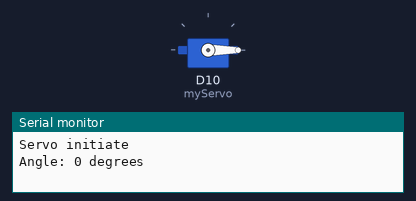
A program run on a simulated Arduino Uno R4 WiFi. On the bench: servo, the last lines printed to the serial monitor.

Above: at 0.05 s.
At 4.45 s:
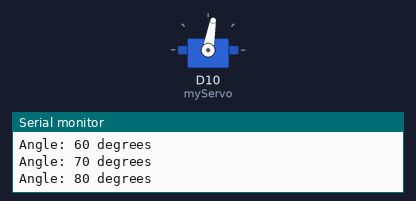
At 8.95 s:
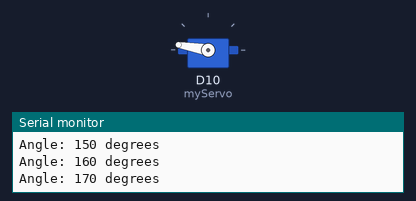
At 17.95 s:
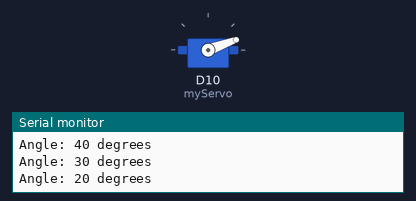
Timing chart, 0 to 24.7 s (numbered marks = the images above):
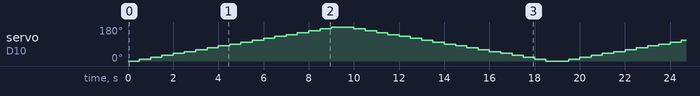

The program:

main.cpp
```cpp
#include <Arduino.h>
#include <Servo.h>
Servo myServo;
void setup() {
// write your initialization code here
    Serial.begin(9600);
    myServo.attach(10); // Attach servo to pin 10
    Serial.println("Servo initiate");
}

void loop() {
// write your code here
    for (int angle = 0; angle <= 180; angle += 10) { // Move from 0 to 180 degrees
        myServo.write(angle);
        Serial.print("Angle: ");
        Serial.print(angle);
        Serial.println(" degrees");
        delay(500); // Wait for the servo to reach the position
    }
    for (int angle = 180; angle >= 0; angle -= 10) { // Move from 180 to 0 degrees
        myServo.write(angle);
        Serial.print("Angle: ");
        Serial.print(angle);
        Serial.println(" degrees");
        delay(500); // Wait for the servo to reach the position
    }
}
```
